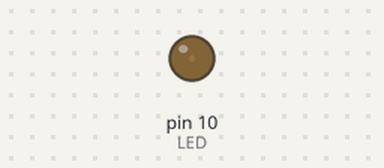
The sketch below on a simulated Arduino Uno, built with avr-gcc and run on an emulated ATmega328P. On the bench: output pins drawn as LEDs (lit = HIGH).

Above: at 0.05 s.
At 0.6 s:
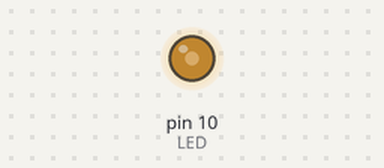
At 1.15 s:
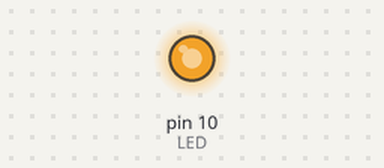
At 2.3 s:
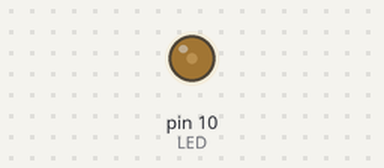
Timing chart, 0 to 5.9 s (numbered marks = the images above):
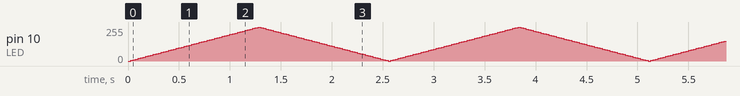

The sketch:

fadingLED.ino
```cpp
int LED=10; //The word “LED” stands for the number 9.
int brightness=0; //The word “brightness” stands for the value that is emitted
//at the PWM.The number “0” is only used as an initial value.
int fading=5; //”fading” sets up the speed of the fading.

void setup()
{
  pinMode(LED, OUTPUT);  //The pin with the LED is supposed to be an output.
}

void loop()
{
 analogWrite(LED, brightness); //The function analog is used to activate the PWM
 //output on the pin with the LED.
 //The value of the PWM is saved under the word "brightness". In this case it is "0"

  brightness = brightness + fading; //  Now we modify the value of the PWM output. We
//add the value of the fading to the value of the brightness. In this case:
//brightness = 0+5. The new value that is standing for brightness isn't 0 any
// longer but 5. When the program has ran through the loop part once it will
//start over again. The next pass the value will be 10. After that it will be
// 15... etc.

delay(25); //The LED should only stay bright for a really short time like 25
//milliseconds. If you reduce that time the fading will also get faster.

if (brightness == 0 || brightness == 255) {
  fading = -fading;
}

}
```
